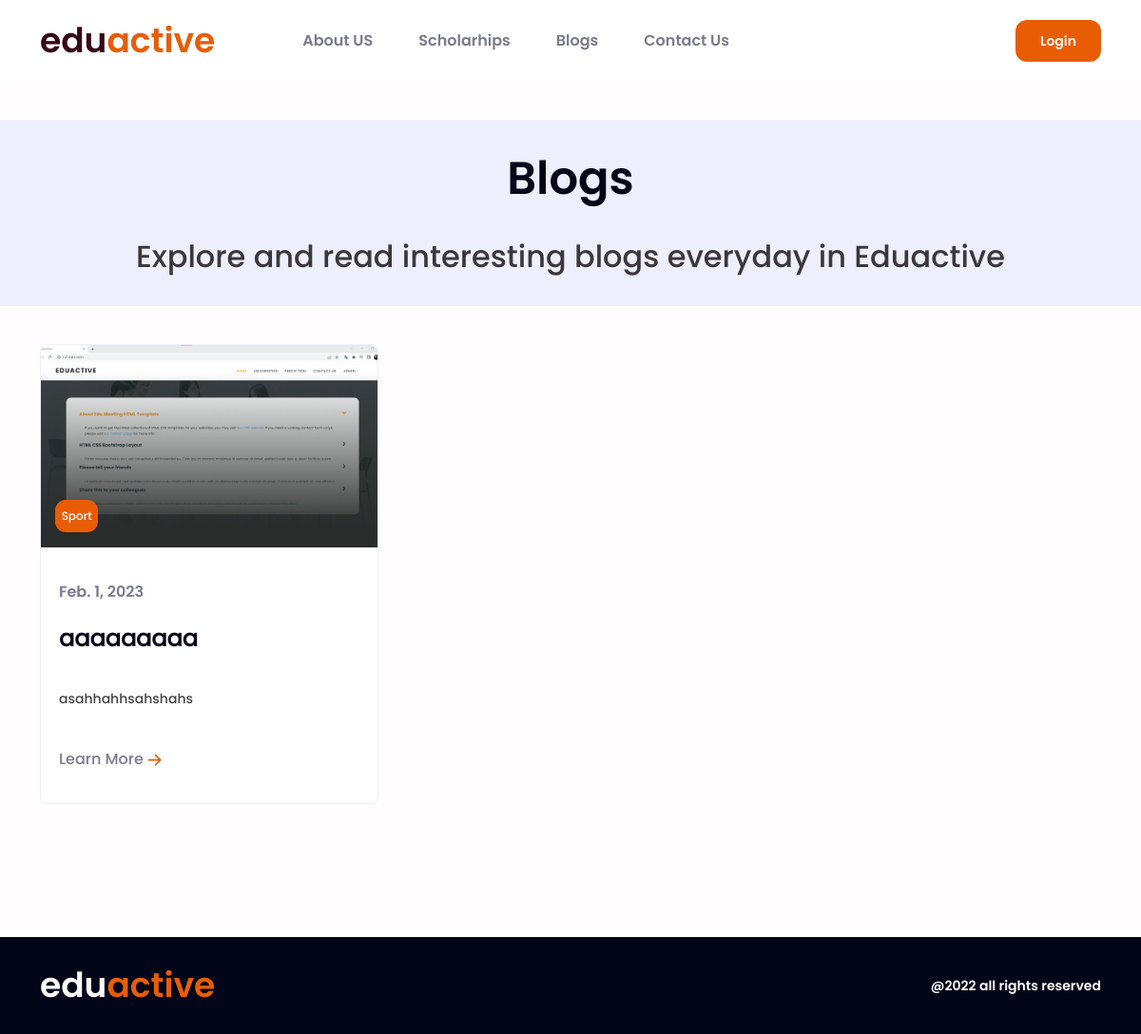
The page /pages/blogs on the database as committed earlier.
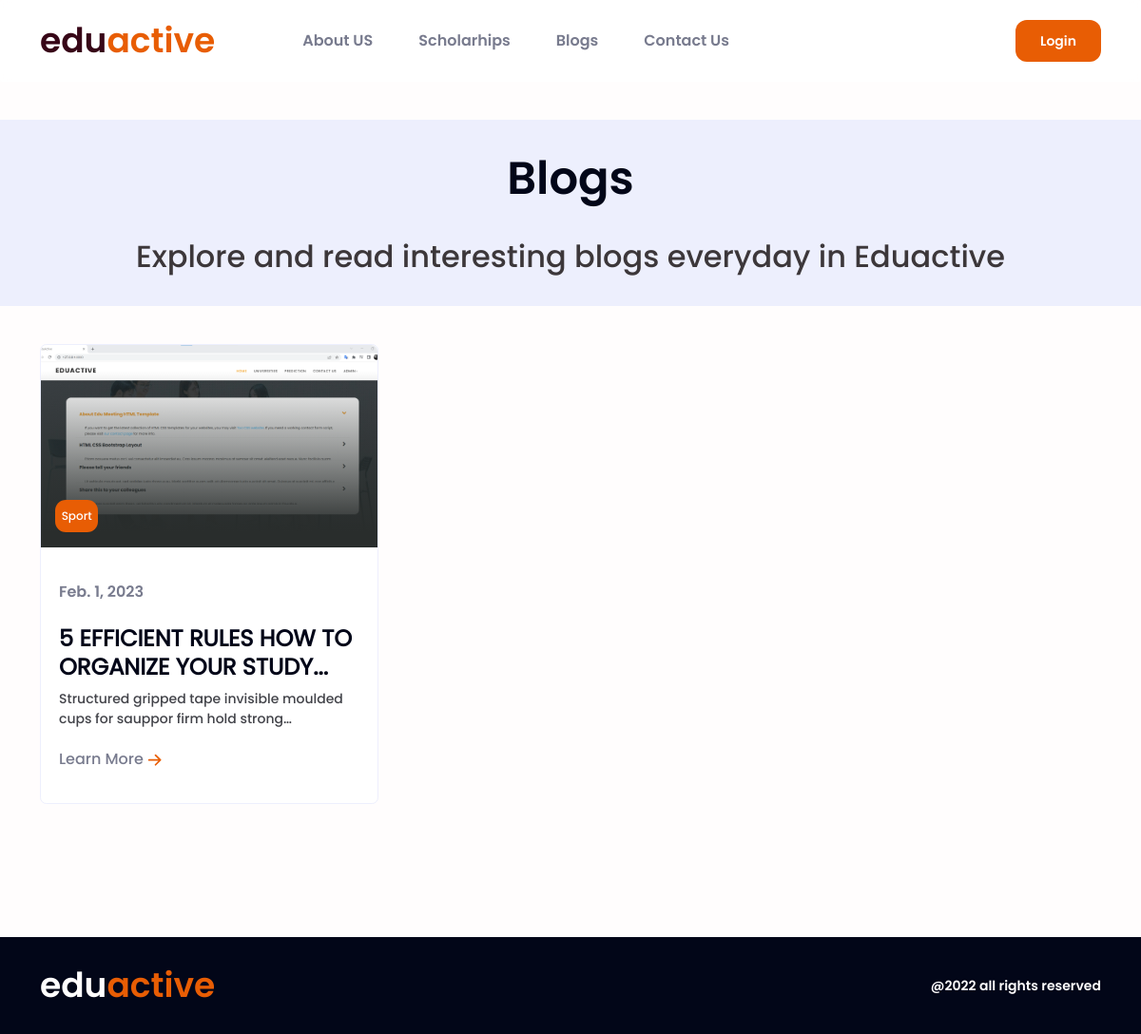
The same page on the database as committed later.
### pages/models.py (models this page shows, shortened)
class Blogs(models.Model):
    title = models.CharField(max_length=150)
    content = models.TextField()
    quote = models.CharField(max_length=300,blank=True,null=True)
    image = models.ImageField()
    created_at = models.DateField(auto_now_add=True, blank=True, null=True)
    category = models.CharField(max_length=150, blank=True, null=True,choices=CATEGORY_CHOICES)

### pages/views.py (the view)
# urls.py: path('blogs', blogs, name='blogs'),
def blogs(request):
    blogs = Blogs.objects.all()
    context = {
        'blogs': blogs
        }
    return render(request,'blogs.html',context)

### templates/blogs.html
{% extends "base.html" %}
{% load static %}
{% block main %}
<div class="dummy-height"></div>
<main class="sections">
    <section class="blog-header">
        <div class="container">
            <h1 class="blog-title">Blogs</h1>
            <h2 class="blog-desc">Explore and read interesting blogs everyday in Eduactive</h2>
        </div>
    </section>
    <section class="blog-grid">
        <div class="container">
            <div class="row">
              {% for blog in blogs  %}
                <div class="col-12 col-md-6 col-xl-4 ">
                    <a class="text-decoration-none" href="{% url 'blogs_detail' blog.id %}">
                        <div class="blog-item">
                            <div class="blog-img">
                                <img src="{{blog.image.url}}" alt="Eiffel Tower">
                                <span class="blog-category">{{blog.category}}</span>
                            </div>
                            <div class="blog-details">
                                <span class="blog-date">{{blog.created_at}}</span>
                                <h3 class="blog-heading"><strong>{{blog.title}}</strong></h3>
                                <p class="blog-txt">{{blog.content | truncatewords:20}}</p>
                                <a class="text-decoration-none" href="{% url 'blogs_detail' blog.id %}">Learn More <img
                                        src="{% static 'assets/css/icons/others/right-arrow.svg' %}" alt=""></a>
                            </div>
                        </div>
                    </a>
                </div>
              {% endfor %}
            </div>
        </div>
    </section>
</main>
{% endblock main %}

Rows that differ between the two databases and show on the page:
changed Blogs "Sport": title "aaaaaaaaa" → "5 EFFICIENT RULES HOW TO ORGANIZE YOUR…"; content "asahhahhsahshahs" → "Structured gripped tape invisible moulded cups for sauppor firm hold…"
